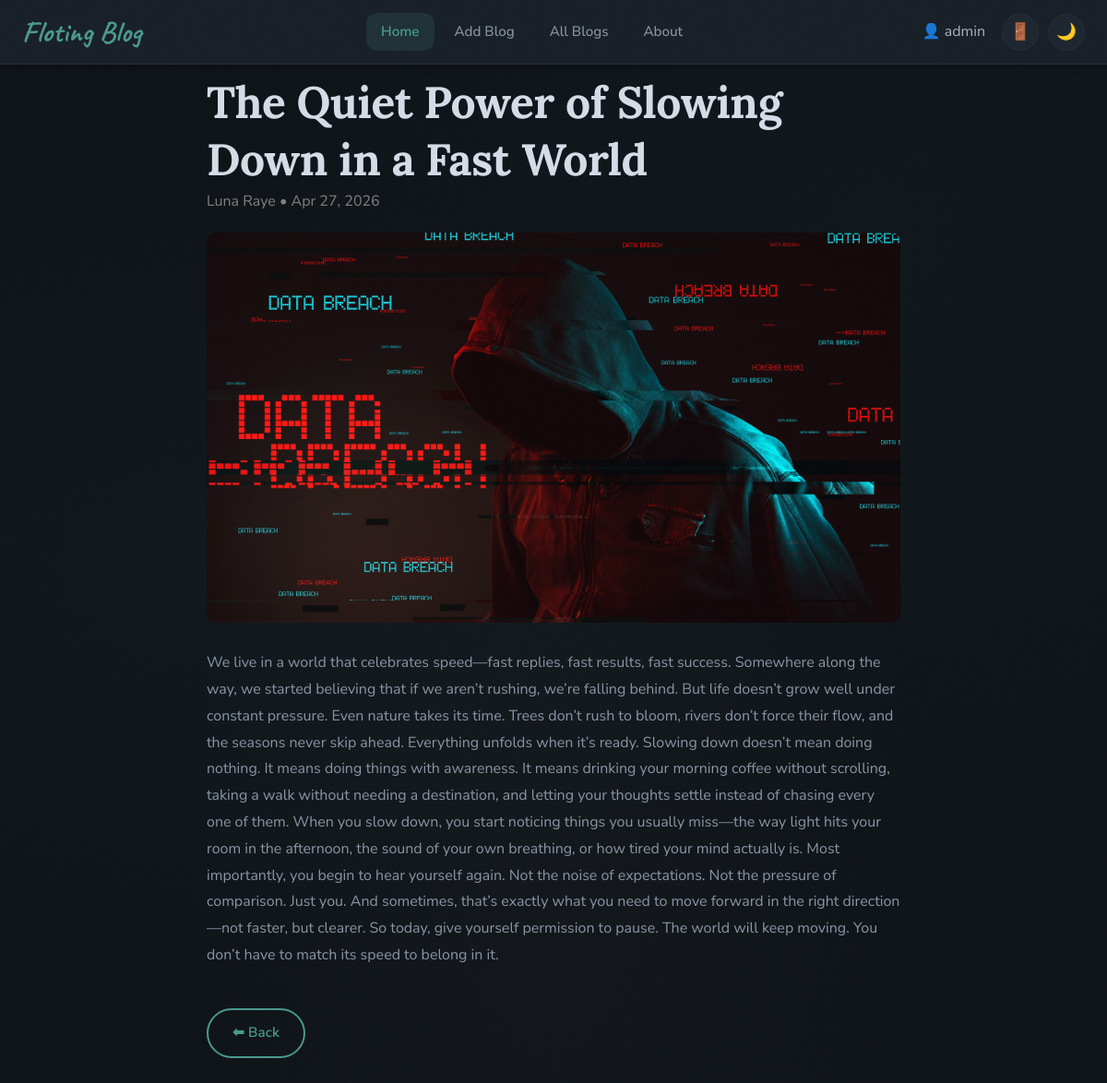
The page /blog/3/ (signed in) on the database its author committed.
### blog/models.py (models this page shows, shortened)
class Blog(models.Model):
    user = models.ForeignKey(User, on_delete=models.CASCADE)
    title = models.CharField(max_length=200)
    content = models.TextField()
    image = models.ImageField(upload_to='blog_images/', null=True, blank=True)
    author = models.CharField(max_length=100, default="Admin")
    category = models.CharField(max_length=50, default="General")
    excerpt = models.CharField(max_length=300, blank=True)
    tags = models.CharField(max_length=200, blank=True)
    created_at = models.DateTimeField(auto_now_add=True)

### blog/views.py (the view)
# urls.py: path('blog/<int:id>/', views.blog_detail, name='blog-detail'),
def blog_detail(request, id):
    post = get_object_or_404(Blog, id=id)
    return render(request, 'blog-detail.html', {'post': post})

### blog/templates/blog-detail.html
{% extends 'base.html' %}
{% block content %}
<main class="section">
    <div class="container" style="max-width:800px;">
        <h1>{{ post.title }}</h1>
        <p style="color:gray; margin-bottom:20px;">
            {{ post.author }} • {{ post.created_at|date:"M d, Y" }}
        </p>
        {% if post.image %}
            <img src="{{ post.image.url }}" style="width:100%; border-radius:10px; margin-bottom:20px;">
        {% endif %}
        <p style="line-height:1.8;">
            {{ post.content }}
        </p>
        <br>
        <a href="{% url 'home' %}" class="btn btn-outline">⬅ Back</a>
    </div>
</main>
{% endblock %}

### blog/templates/base.html (shortened to what this page needs)
{% load static %}
<!DOCTYPE html>
<html lang="en" data-theme="dark">
<head>
    <link rel="stylesheet" href='{% static "css/style.css"%}'>
</head>
<body>
    <nav class="nav-bar">
        <div class="nav-inner">
            <a href="{% url 'home' %}" class="nav-logo"><span class="logo-text">Floting Blog</span></a>
            <ul class="nav-links">
                <li><a href="{% url 'home' %}" class="active">Home</a></li>
                <li><a href="{% url 'add-blog' %}">Add Blog</a></li>
                <li><a href="{% url 'view-all' %}">All Blogs</a></li>
                <li><a href="{% url 'about' %}">About</a></li>
            </ul>
            <div class="nav-actions">
                {% if user.is_authenticated %}
                <span style="margin-right:8px;">👤 {{ user.username }}</span>
                <a href="{% url 'logout' %}" class="btn-icon">🚪</a>
                {% else %}
                <a href="{% url 'login' %}" class="btn-icon" alt="Login">🔐</a>
                {% endif %}
                <button class="btn-icon" id="themeToggle">🌙</button>
            </div>
        </div>
    </nav>
    {% block content %}
    {% endblock %}
</body>
</html>

### rows shown on the page
Blog: title "The Quiet Power of Slowing Down in a Fast World", author "Luna Raye", created_at "Apr 27, 2026", image (picture), content "We live in a world that celebrates speed—fast replies, fast results, fast success. Somewhere along the way, we started believing that if we aren’t rushing, we’re falling behind. But life doesn’t grow well under constant pressure. Even nature takes its time. Trees don’t rush to bloom, rivers don’t force their flow, and the seasons never skip ahead. Everything unfolds when it’s ready. Slowing down doesn’t mean doing nothing. It means doing things with awareness. It means drinking your morning coffee without scrolling, taking a walk without needing a destination, and letting your thoughts settle instead of chasing every one of them. When you slow down, you start noticing things you usually…"

### other values the page prints
{{ user.username }} "admin"
